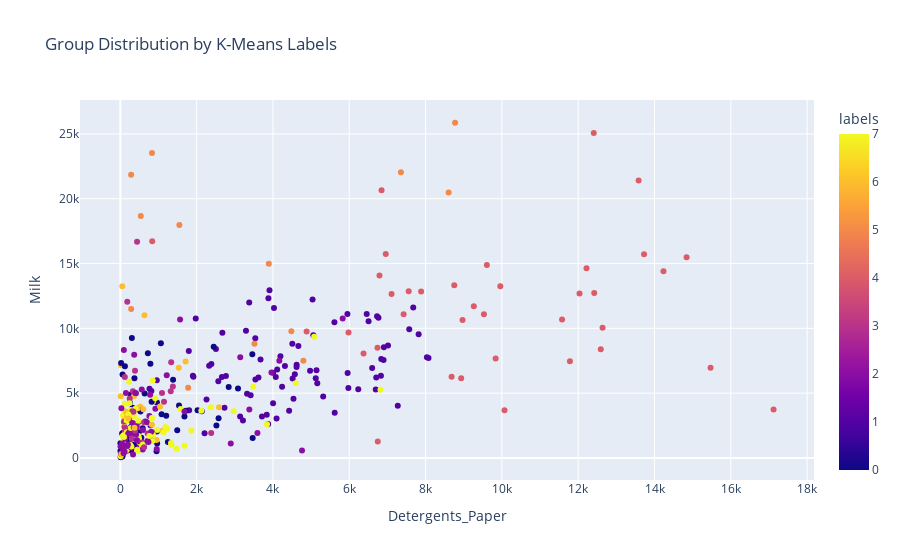

Source (notebook cell):
### Markdown cell above
Visualize `Detergents_Paper` as X and `Milk` as y by `labels` and `labels_DBSCAN` respectively

### Code cell
# Your code here:
fig = px.scatter(customer, 
                 x="Detergents_Paper", 
                 y="Milk", 
                 color="labels",
                 title='Detergents Paper / Milk by K-Means Labels'
                )
fig.show()

### Figure 1 — Plotly figure (JSON) as saved in the notebook; plotly's stock layout.template omitted (floating-point values rounded to 4 significant figures; data arrays with more than 128 entries replaced by an {"elided": "..."} marker saying what was removed)
{"data": [{"hovertemplate": "Detergents_Paper=%{x}<br>Milk=%{y}<br>labels=%{marker.color}<extra></extra>", "legendgroup": "", "marker": {"color": {"elided": "414 int values"}, "coloraxis": "coloraxis", "symbol": "circle"}, "mode": "markers", "name": "", "orientation": "v", "showlegend": false, "type": "scatter", "x": {"elided": "414 int values"}, "xaxis": "x", "y": {"elided": "414 int values"}, "yaxis": "y"}], "layout": {"coloraxis": {"colorbar": {"title": {"text": "labels"}}, "colorscale": [[0, "#0d0887"], [0.1111, "#46039f"], [0.2222, "#7201a8"], [0.3333, "#9c179e"], [0.4444, "#bd3786"], [0.5556, "#d8576b"], [0.6667, "#ed7953"], [0.7778, "#fb9f3a"], [0.8889, "#fdca26"], [1, "#f0f921"]]}, "legend": {"tracegroupgap": 0}, "title": {"text": "Group Distribution by K-Means Labels"}, "xaxis": {"anchor": "y", "domain": [0, 1], "title": {"text": "Detergents_Paper"}}, "yaxis": {"anchor": "x", "domain": [0, 1], "title": {"text": "Milk"}}}}
